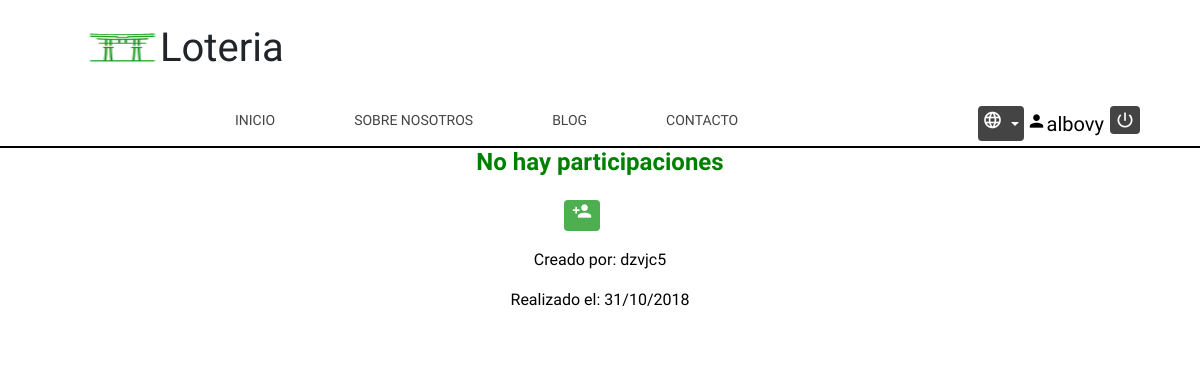
Before: /Controller/Loteria_Controller.php (signed in) with the older database file.
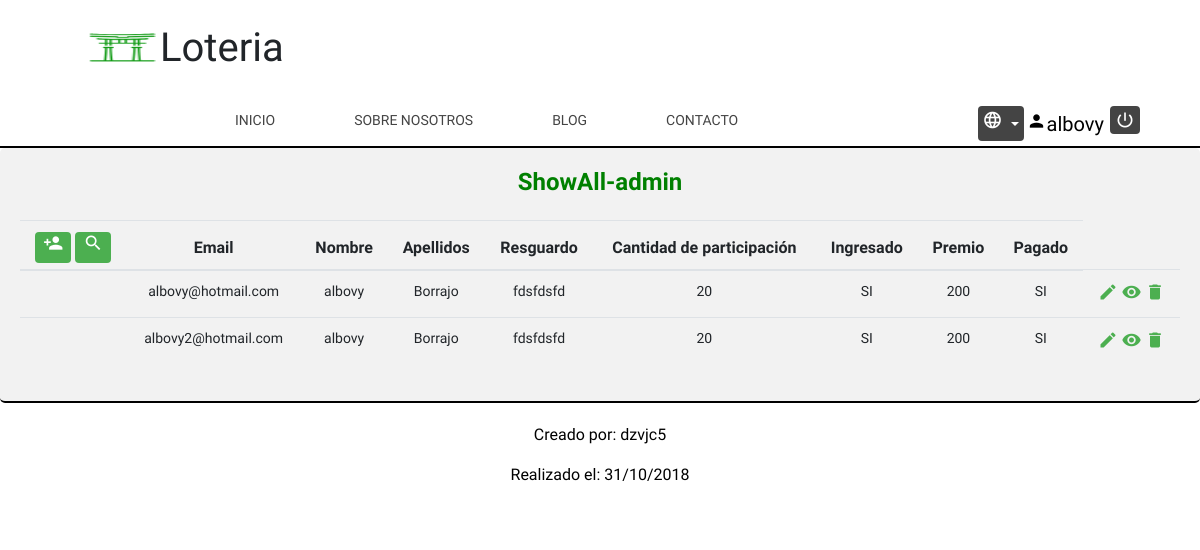
After: the same page with the newer database file.
### tables this page shows
CREATE TABLE `LOTERIAIU` (
  `lot.email` varchar(60) NOT NULL COMMENT 'email del que participa en la loteria',
  `lot.nombre` varchar(30) NOT NULL COMMENT 'nombre del que participa en la loteria',
  `lot.apellidos` varchar(40) NOT NULL COMMENT 'apellidos del que participa en la loteria',
  `lot.participacion` int(3) NOT NULL COMMENT 'importe con el que participa en la loteria',
  `lot.resguardo` varchar(50) NOT NULL COMMENT 'resguardo de la participación en la loteria',
  `lot.ingresado` enum('SI','NO') DEFAULT NULL COMMENT 'ha ingresado la participación',
  `lot.premiopersonal` int(6) DEFAULT NULL COMMENT 'premio que le corresponde por la participacion jugada',
  `lot.pagado` enum('SI','NO') DEFAULT NULL COMMENT 'se le ha pagado el premio que el corresponde'
);

### Locale/Strings_SPANISH.php (called while the page is built)
<?php
$strings =
array(
	'Loteria' => 'Loteria',
	'Inicio' => 'Inicio',
	'Sobre nosotros' => 'Sobre nosotros',
	'Blog' => 'Blog',
	'Idioma' => 'Idioma',
	'Español' => 'Español',
	'Inglés' => 'Inglés',
	'Gallego' => 'Gallego',
	'Contacto' => 'Contacto',
	'Registrate' => 'Registrate',
	'Usuario' => 'Usuario',
	'Contraseña' => 'Contraseña',
	'Volver' => 'Volver',
	'Dni' => 'Dni',
	'Teléfono' => 'Teléfono',
	'Fecha de nacimiento' => 'Fecha de nacimiento',
	'Grupo de prácticas' => 'Grupo de prácticas',
	'Email' => 'Email',
	'Nombre' => 'Nombre',
	'Apellidos' => 'Apellidos',
	'Titulación' => 'Titulación',
	'Curso académico' => 'Curso académico',
	'El login no existe' => 'El login no existe',
	'Tu usuario' => 'Tu usuario',
	'Tu contraseña' => 'Tu contraseña',
	'Login, email o dni ya existen' => 'Login, email o dni ya existen',
	'Error de inserción' => 'Error de inserción',
	'Registrado' => 'Registrado',
	'Creado por' => 'Creado por',
	'Realizado el' => 'Realizado el',
	'Cantidad de participación' => 'Cantidad de participación',
	'Ingresado' => 'Ingresado',
	'Premio' => 'Premio',
	'Pagado' => 'Pagado',
	'SI' => 'SI',
	'NO' => 'NO',
	'Algunos datos vacios' => 'Algunos datos vacios',
	'Resguardo' => 'Resguardo',
	'Insertado' => 'Insertado',
	'Error insertando' => 'Error insertando',
	'Ya existe una participación con ese email' => 'Ya existe una participación con ese email',
	'No hay participaciones' => 'No hay participaciones',
	'Error editando' => 'Error editando',
	'Editado' => 'Editado',
	'Datos seleccionados' => 'Datos seleccionados',
    'Error borrando' => 'Error borrando',
	'Borrado' => 'Borrado',
	'Borrar' => 'Borrar',
	'¿Seguro que quiere borrar los datos?' => '¿Seguro que quiere borrar los datos?',
	'Buscar' => 'Buscar',
	'Resultados' => 'Resultados'
 )
;
 ?>

### Model/Loteria_Model.php (called while the page is built, shortened)
<?php
    class Loteria_Model{
        var $email;
        var $nombre;
        var $apellidos;
        var $participacion;
        var $ingresado;
        var $resguardo;
        var $premiPersonal;
        var $pagado;
        var $mysqli;
        function __construct($email=null,$nombre=null,$apellidos=null,$resguardo=null,$participacion=null,$ingresado=null,$premiPersonal=null,$pagado=null){
            $this->email = $email;
            $this->nombre = $nombre;
            $this->apellidos = $apellidos;
            $this->resguardo = $resguardo;
            $this->participacion = $participacion;
            $this->ingresado = $ingresado;
            $this->premiPersonal = $premiPersonal;
            $this->pagado = $pagado;
            include_once '../Model/Access_DB.php';
	        $this->mysqli = ConnectDB();
        }
        function getEmail(){
            return $this->email;
        }
        function getNombre(){
            return $this->nombre;
        }
        function getParticipacion(){
            return $this->participacion;
        }
        function getResguardo(){
            return $this->resguardo;
        }
        function getIngresado(){
            return $this->ingresado;
        }
        function getPremioPersonal(){
            return $this->premiPersonal;
        }
        function getApellidos(){
            return $this->apellidos;
        }
        function getPagado(){
            return $this->pagado;
        }
        function findAll(){
            $sql = "SELECT *
                    FROM LOTERIAIU";
            $resultado = $this->mysqli->query($sql);
            $participaciones_db = $resultado->fetch_All(MYSQLI_ASSOC);
            $participaciones = array();
            foreach($participaciones_db as $participacionLot){
                array_push($participaciones, new Loteria_Model($participacionLot['lot.email']
                            ,$participacionLot['lot.nombre'],$participacionLot['lot.apellidos']
                            ,$participacionLot['lot.resguardo'],$participacionLot['lot.participacion']
                            ,$participacionLot['lot.ingresado']
                            ,$participacionLot['lot.premiopersonal'],$participacionLot['lot.pagado']));
            }
            return $participaciones;
        }
    }
?>

### Model/Access_DB.php (called while the page is built)
<?php
function ConnectDB()
{
    $mysqli = new mysqli("localhost", 'iu2018', 'pass2018' , 'IU2018');
	if ($mysqli->connect_errno) {
		include './MESSAGE_View.php';
		new MESSAGE("Fallo al conectar a MySQL: (" . $mysqli->connect_errno . ") " . $mysqli->connect_error, './index.php');
		return false;
	}
	else{
		return $mysqli;
	}
}
?>

### View/Loteriaiu_SHOWALL_View.php (the view)
<?php
    class ShowAll{
		var $participaciones;
            function __construct($participaciones){
				$this->participaciones = $participaciones;
                $this->render();
            }
            function render(){
                include '../View/Header.php';
	if(count($this->participaciones) == 0) {
		?>
					<h1 class="textoForm"><?=$strings['No hay participaciones']?></h1>
					<a href="../Controller/Loteria_Controller.php?action=add" class="buttonTablaShowNo"><i class="material-icons">person_add</i></a>
		<?php
				}
				else{
			?>
        		<div class="tabla">
				<h2 class="textoForm">ShowAll-admin</h2>
				<table class="table">
					<thead>
				<th>
					<a href="../Controller/Loteria_Controller.php?action=add" class="buttonTablaShow"><i class="material-icons">person_add</i></a>
					<a href="../Controller/Loteria_Controller.php?action=search"class="buttonTablaShow"><i><i class="material-icons">search</i></i></a>
				</th>
				<th class="thShowAll"><?= $strings['Email'] ?></th>
				<th class="thShowAll"><?= $strings['Nombre'] ?></th>
				<th class="thShowAll"><?= $strings['Apellidos'] ?></th>
				<th class="thShowAll"><?= $strings['Resguardo'] ?></th>
				<th class="thShowAll"><?= $strings['Cantidad de participación'] ?></th>
				<th class="thShowAll"><?= $strings['Ingresado'] ?></th>
				<th class="thShowAll"><?= $strings['Premio'] ?></th>
				<th class="thShowAll"><?= $strings['Pagado'] ?></th>
					</thead>
					<tbody>
				<?php
					foreach($this->participaciones as $participacion){
						?>
						<tr>
						<td class="tdShowAll"></td>
						<td class="tdShowAll"><?= $participacion->getEmail() ?></td>
						<td class="tdShowAll"><?= $participacion->getNombre() ?></td>
						<td class="tdShowAll"><?= $participacion->getApellidos() ?></td>
						<td class="tdShowAll"><?= $participacion->getResguardo() ?></td>
						<td class="tdShowAll"><?= $participacion->getParticipacion() ?></td>
						<td class="tdShowAll"><?= $strings[$participacion->getIngresado()] ?></td>
						<td class="tdShowAll"><?= $participacion->getPremioPersonal() ?></td>
						<td class="tdShowAll"><?= $strings[$participacion->getPagado()] ?></td>
						<td class="tdShowAll"><a href="../Controller/Loteria_Controller.php?action=edit&email=<?=$participacion->getEmail()?>"><i class="material-icons tdShowIcons">create</i></a>
						<a href="../Controller/Loteria_Controller.php?action=showcurrent&email=<?=$participacion->getEmail()?>"><i class="material-icons tdShowIcons">visibility</i></a>
						<a href="../Controller/Loteria_Controller.php?action=delete&email=<?=$participacion->getEmail()?>"><i class="material-icons tdShowIcons">delete</i></a></td>
						<tr>
<?php
					}
?>
					</tbody>
			</table>
				</div>
<?php
				}
			include '../View/Footer.php';
            }
    }
?>

### Controller/Loteria_Controller.php (shortened to what this page needs)
<?php
include '../View/Loteriaiu_SHOWALL_View.php';
include '../Model/Loteria_Model.php';
if(!isset($_GET['action'])){
    $action = '';
} else {
    $action = $_GET['action'];
}
switch ($action) {
    default:
    $loteria = new Loteria_Model();
    $participaciones = $loteria->findAll();
    new ShowAll($participaciones);
    break;
}
?>

### View/Header.php (shortened to what this page needs)
<html>
<head>
	<link rel="stylesheet" href="../View/css/style.css">
	<link rel="stylesheet" type="text/css" href="../View/calendario/tcal.css" />
<head>
<body>
	<header>
		<div class="miContainer">
			<img src="../View/img/logo.png" alt="logo" class="logo">
            <h1 id="encabezado"><?php echo $strings['Loteria']; ?></h1>
            <?php if(isset($_SESSION['login'])){
                ?>
                <button role="link" onclick="window.location='../Functions/Desconectar.php'"><i class="material-icons">power_settings_new</i></button>
                <a href="" class="enlaceHead"><i class="material-icons enlaceIconUser">person</i><?php echo $_SESSION['login']; ?></a>
            <?php
            }
            ?>
			<div class="dropdown">
				<button class="dropdown-toggle" role="button" data-toggle="dropdown" aria-haspopup="true" aria-expanded="false" id="idioma">
					<i class="material-icons">language</i>
				</button>
			</div>
			<nav>
				<ul class="menu">
					<li><a href="../index.php"><?php echo $strings['Inicio'] ?> </a></li>
					<li><a href="#"><?php echo $strings['Sobre nosotros'] ?></a></li>
					<li><a href="#"><?php echo $strings['Blog'] ?></a></li>
					<li><a href="#"><?= $strings['Contacto'] ?></a></li>
				</ul>
			</nav>
		</div>
	</header>

### View/Footer.php
<footer>
		<p><?= $strings['Creado por'] ?>: dzvjc5</p>
		<p><?= $strings['Realizado el'] ?>: 31/10/2018</p>
</footer>
</body>
</html>

### View/css/style.css (style rules this page uses)
.miContainer { width: 90%; margin: 0 auto; }
header { background-color: white; border-bottom:2px solid black; }
header::after { content:''; display: table; clear: both; }
.logo { float: left; width: 100px; height: 100px; }
header button { background-color: #444; color: white; padding: 4px 5px; margin-top: 26px ; border: none; border-radius: 4px; cursor: pointer; }
#encabezado { padding-top: 24px; }
.enlaceHead { float: right; margin-top: 29px; margin-left: 3px; font-size: 20px; color: black; text-decoration: none; margin-right: 6px; }
.enlaceIconUser { font-size: 24px!important; }
nav ul { margin: 0; padding: 0; list-style: none; width: 70%; }
nav li { display: inline-block; margin-left:75px; margin-bottom: 15px; padding-top: 30px; position: relative; }
nav a { color:#444; text-decoration: none; text-transform: uppercase; font-size: 14px; }
nav a::before { content: ''; display: block; height: 5px; width: 0%; background-color: green; position: absolute; top:0; transition: all ease-in-out 250ms; }
header button { float: right; }
body { font-family: 'K2D', sans-serif; }
.textoForm { text-align: center; font-size: 24px; font-weight: bold; border: none; color: green; margin-bottom: 2%; }
.buttonTablaShow { background-color: #4CAF50; color: white; padding: 6px 8px; margin: 8px 0; border: none; border-radius: 4px; cursor: pointer; margin-top: 3%; }
.tdShowIcons { color: #4CAF50; }
.material-icons { font-size: 20px!important; }
table { text-align: center; margin: auto; }
.tabla { padding: 20px; background-color: #f2f2f2; border-bottom: 2px solid black; border-radius: 5px; }
.thShowAll { padding-left: 20px; padding-right: 20px; padding-bottom: 0px; }
.tdShowAll { text-align: center; border-top: 1px solid #ddd; font-size: 14px; padding-bottom: 2%; padding-top: 1%; }
footer { bottom:0%; max-height: 50%; width: 100%; padding-top: 1.25rem; padding-bottom: 1.25rem; background-color: white; color: #000; text-align: center; }
.buttonTablaShowNo { background-color: #4CAF50; color: white; padding: 6px 8px; margin: 8px 0; border: none; border-radius: 4px; cursor: pointer; margin-top: 3%; margin-left: 47%; align-self: center; }

Changed rows visible on the page:
added loteriaiu: value "albovy@hotmail.com", value "albovy", value "Borrajo", value "fdsfdsfd", value "20", value "SI", value "200"
added loteriaiu: value "albovy2@hotmail.com", value "albovy", value "Borrajo", value "fdsfdsfd", value "20", value "SI", value "200"
Other visible differences:
$strings['Email']: (not shown) → "Email"
$strings['Nombre']: (not shown) → "Nombre"
$strings['Apellidos']: (not shown) → "Apellidos"
$strings['Resguardo']: (not shown) → "Resguardo"
$strings['Cantidad de participación']: (not shown) → "Cantidad de participación"
$strings['Ingresado']: (not shown) → "Ingresado"
$strings['Premio']: (not shown) → "Premio"
$strings['Pagado']: (not shown) → "Pagado"
$strings['No hay participaciones']: "No hay participaciones" → (not shown)
text now shown: "ShowAll-admin"
